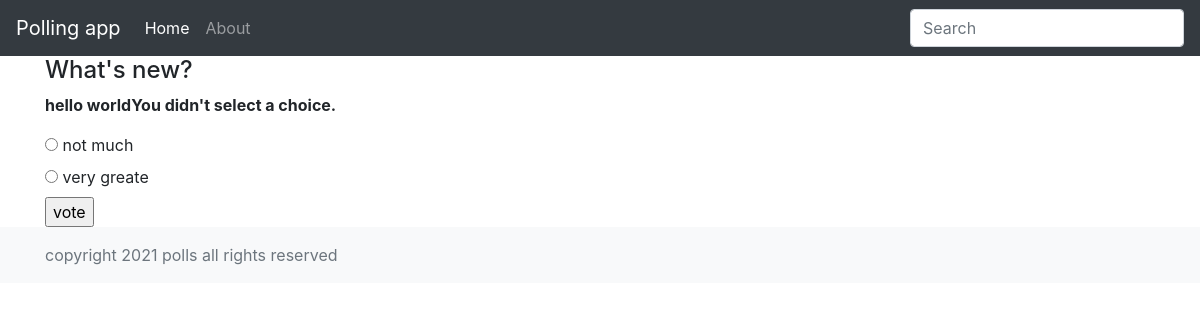
The page /polls/1/vote/ on the database its author committed.
### polls/models.py (models this page shows, shortened)
class Question(models.Model):
	question_text = models.CharField(max_length = 200)
	pub_date = models.DateTimeField('date published')
	def was_published_recently(self):
		now = timezone.now()
		return now - datetime.timedelta(days = 1) <= self.pub_date <= now
	was_published_recently.admin_order_field = 'pub_date'
	was_published_recently.boolean = True
	was_published_recently.short_description = 'published recently?'

class Choice(models.Model):
	question = models.ForeignKey(Question, on_delete=models.CASCADE)
	choice_text = models.CharField(max_length = 200)
	votes = models.IntegerField(default = 0)

### polls/views.py (the view)
# urls.py: path('<int:question_id>/vote/', views.vote, name = 'vote'),
def vote(request, question_id):
	question = get_object_or_404(Question, pk = question_id)
	try:
		select_choice = question.choice_set.get(pk = request.POST['choice'])
	except(KeyError, Choice.DoesNotExist):
		return render(request, 'polls/detail.html', {
			'question' : question,
			'error_message' : "You didn't select a choice.",
		})
	else:
		select_choice.votes += 1
		select_choice.save()
		return HttpResponseRedirect(reverse('polls:results', args = (question.id,)))

### polls/templates/polls/detail.html (shortened to what this page needs)
{% extends "polls/extends/main.html" %}
{% block content %}
	<h4>{{ question.question_text }}</h4>
	{% if error_message %}<p><strong>hello world{{ error_message }}</strong></p>{% endif %}
	<form action="{% url 'polls:vote' question.id %}" method="post">
		{% for choice in question.choice_set.all %}
			<input type="radio" name="choice" id="choice{{ forloop.counter }}" value="{{ choice.id }}">
			<label for="choice{{ forloop.counter }}">{{ choice.choice_text }}</label><br>
		{% endfor %}
		<input type="submit" value="vote">
	</form>
{% endblock %}

### rows shown on the page
Question: question_text "What's new?"
Choice: choice_text "not much"
Choice: choice_text "very greate"

### other values the page prints
{{ error_message }} "You didn't select a choice."
